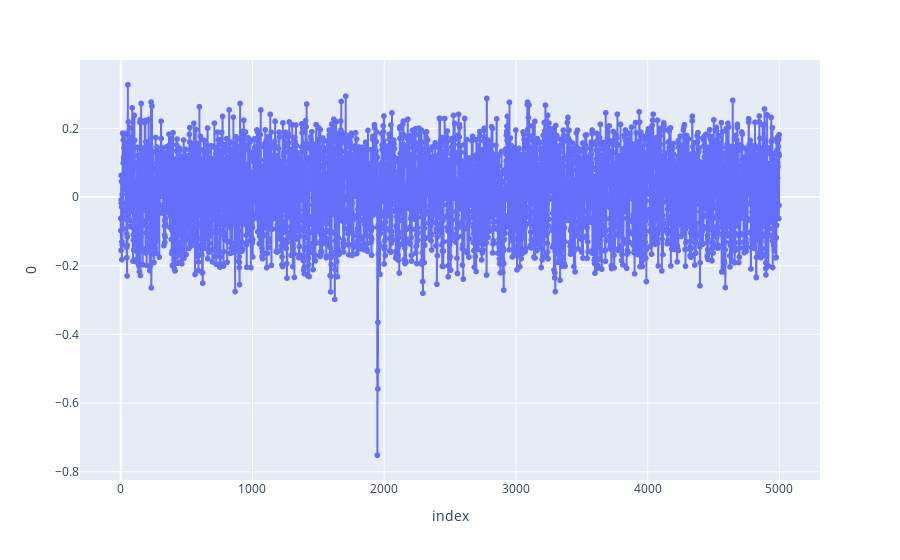

The notebook cell saved with this chart:
### Code cell
import plotly.express as px

fig = px.line(pda, y='0', markers=True)
fig.show()

### Figure 1 — Plotly figure (JSON) as saved in the notebook; plotly's stock layout.template omitted (floating-point values rounded to 4 significant figures; data arrays with more than 128 entries replaced by an {"elided": "..."} marker saying what was removed)
{"data": [{"hovertemplate": "index=%{x}<br>0=%{y}<extra></extra>", "legendgroup": "", "line": {"color": "#636efa", "dash": "solid"}, "marker": {"symbol": "circle"}, "mode": "lines+markers", "name": "", "showlegend": false, "type": "scattergl", "x": {"elided": "5000 int values"}, "xaxis": "x", "y": {"elided": "5000 float values"}, "yaxis": "y"}], "layout": {"legend": {"tracegroupgap": 0}, "margin": {"t": 60}, "xaxis": {"anchor": "y", "domain": [0, 1], "title": {"text": "index"}}, "yaxis": {"anchor": "x", "domain": [0, 1], "title": {"text": "0"}}}}
